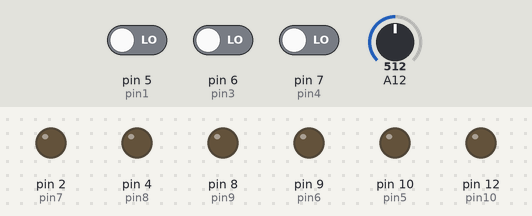
Recording of a sketch running on a simulated Arduino Mega 2560, built with avr-gcc and run on an emulated ATmega2560. Parts: output pins drawn as LEDs (lit = HIGH). Dashed ring = blinking. Inputs (shaded band) come from the test bench; at power-on: pin 5 (pin1) LOW, A12 = 512, pin 6 (pin3) LOW, pin 7 (pin4) LOW. Random numbers use the default seed unless the sketch sets one.

Above: at 1.2 s.
1.3 s: pin 5 (pin1) driven HIGH
At 2.6 s:
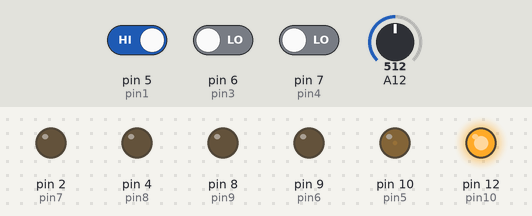
4.3 s: A12 set to 0
6.3 s: pin 6 (pin3) driven HIGH
At 8.1 s:
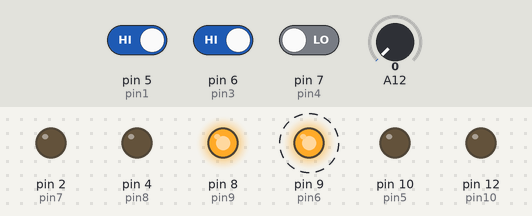
9.3 s: pin 6 (pin3) driven LOW
12.3 s: pin 7 (pin4) driven HIGH
At 15.7 s:
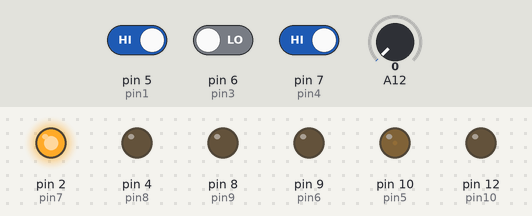
Timing chart, 0 to 19.3 s (numbered marks = the images above; inputs shaded):
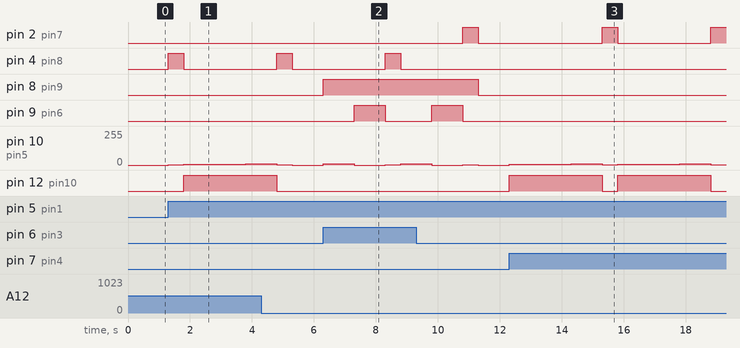

Measured:
- after the input at 1.3 s, pin 4 (pin8): LOW → HIGH at once, → LOW 0.50 s later; pin 10 (pin5): 0/255 → 2/255 at once, → 5/255 0.50 s later, → 7/255 1.0 s later, → 8/255 1.0 s later; pin 12 (pin10): LOW → HIGH after 0.50 s
- after the input at 6.3 s, pin 4 (pin8): LOW → HIGH after 2.0 s, → LOW 0.50 s later; pin 8 (pin9): LOW → HIGH at once; pin 9 (pin6): LOW → HIGH after 1.0 s, → LOW 1.0 s later; pin 10 (pin5): 0/255 → 9/255 at once, → 0/255 1.0 s later, → 2/255 1.0 s later, → 9/255 0.50 s later
- after the input at 12.3 s, pin 2 (pin7): LOW → HIGH after 3.0 s, → LOW 0.50 s later, → HIGH 3.0 s later; pin 10 (pin5): 0/255 → 5/255 at once, → 7/255 1.0 s later, → 8/255 1.0 s later, → 1/255 1.0 s later, … (8 changes in this stretch); pin 12 (pin10): alternates HIGH for 3.0 s and LOW for 0.50 s, starting at once

The sketch:

ece1895_p2.ino
```cpp
/** Team Upsilon
 * Aidan Becher
 * Anjali Angal
 * Beyl Sin
 */

// variable to check if game is active
bool isGame = false;
// variable for storing the number of points
bool correctCommand = false;
int points = 0;
// variable for keeping track of the time (in seconds)
int t0 = 0;
int timeLimit = 0;
// variable for keeping track of patty flip
bool isFlipped = false;
int prevState = 0;

// variables to hold the pins to be used for inputs/outputs
// arbitrary pin values are used
int pin1 = 5;
int pin2 = 28;
int pin3 = 6;
int pin4 = 7;
int pin5 = 10;
int pin6 = 9;

int pin7 = 2;
int pin8 = 4;
int pin9 = 8;
int pin10 = 12;

void setup() {
  // reading pin values
  pinMode(pin1, INPUT); // for checking if the start button is pressed
  pinMode(pin2, INPUT); // for patty flipping
  pinMode(pin3, INPUT); // for karate chopping
  pinMode(pin4, INPUT); // for jellyfish catching

  pinMode(pin7, OUTPUT);
  pinMode(pin8, OUTPUT);
  pinMode(pin9, OUTPUT);
  pinMode(pin10, OUTPUT);

  pinMode(pin5, OUTPUT); // analog output for speaker
  pinMode(pin6, OUTPUT); // for updating the hex display for points
}

void loop() {
  // check if the user started the game
  // digitalWrite(15, HIGH);
  // digitalWrite(8, HIGH);
  // return;
  if(digitalRead(pin1) == HIGH) {
    // indicate new game has started, reset points and time
    isGame = true;
    points = 0; // points accumulated
    timeLimit = 10 * 1000; // 10 seconds time limit
    digitalWrite(pin10, LOW);
    while(isGame) {
      // have Squidward play a random command
      int aCommand = randomCommand(); // TODO
      bool isCommand = true;
      correctCommand = false;
      digitalWrite(pin9, LOW);

      // check if command is played during time frame given
      // if done, grant a point and play clarinet sound
      // if not done, squidward says "time's up! you have xx points"
      // game ends, play patrick sound
      // set isGame to false if game ends
      t0 = millis();
      while(!correctCommand && isCommand) {
        isCommand = isDone(aCommand); // TODO
      }
      isGame = isCommand;
    }
  }
}

// function that makes Squidward play a random command
int randomCommand() {
  // returns a random value between 0 and 2
  // 0 = flip patty
  // 1 = karate chop
  // 2 = catch jellyfish
  int randomNumber = random(0, 2);
  switch(randomNumber) {
    case 0:
      // TODO make Squidward say "Spongebob, flip the patty!" - convert to analog output for speaker
      analogWrite(pin5, 1);
      digitalWrite(pin7, HIGH);
      break;
    case 1:
      // TODO make Squidward say "Sandy, karate chop the table!" - convert to analog output for speaker
      analogWrite(pin5, 2);
      digitalWrite(pin8, HIGH);
      break;
    case 2:
      // TODO make Squidward say "Patrick, catch the jellyfish!" - convert to analog output for speaker
      analogWrite(pin5, 3);
      digitalWrite(pin7, HIGH);
      digitalWrite(pin8, HIGH);
      break;
  }

  // reset output for speaker
  delay(500);
  analogWrite(pin5, 0);
  digitalWrite(pin7, LOW);
  digitalWrite(pin8, LOW);
  return randomNumber;
}

boolean checkPattyFlip() {
  if (prevState = 0) {
    prevState = analogRead(pin2);
    return false;
  }
  int currState = analogRead(pin2);
  bool checkPrevSide = (prevState < 512);
  bool checkCurrSide = (currState < 512);
  if (checkCurrSide != checkPrevSide) {
    prevState = currState;
    isFlipped = !isFlipped;
    return true;
  }
}

// isDone checks if the correct command is played
bool isDone(int aCommand) {
  // check to see if the time is <= 0
  int elapsedTime = millis() - t0;
  if (elapsedTime > timeLimit ) {
    // end game stuff, time's up version
    endGame(0);
    return false;
  }

  // read input pins
  bool checkSpongeBob = checkPattyFlip();
  bool checkSandy = (digitalRead(pin3) == HIGH);
  bool checkPatrick = (digitalRead(pin4) == HIGH);

  // check to see if the command is done
  switch(aCommand) {
    case 0:
      if(checkSandy || checkPatrick) {
        // end game stuff, wrong move version
        endGame(1);
        return false;
      }
      else if(checkSpongeBob) {
        // correct stuff
        isCorrect();
      }
      break;
    case 1:
      if(checkSpongeBob || checkPatrick) {
        // end game stuff, wrong move version
        endGame(1);
        return false;
      }
      else if(checkSandy) {
        // correct stuff
        isCorrect();
      }
      break;
    case 2:
      if(checkSpongeBob || checkSandy) {
        // end game stuff, wrong move version
        endGame(1);
        return false;
      }
      else if(checkPatrick) {
        // correct stuff
        isCorrect();
      }
      break;
  }
  return true;
}

// end game stuff
void endGame(int aNum) {
  digitalWrite(pin10, HIGH);
  if(aNum == 0) {
    // TODO make Squidward say "Time's up!" - convert to analog output for speaker
    analogWrite(pin5, 4);
    delay(1000);
    analogWrite(pin5, 0);
    badEnding();
  }
  else if(aNum == 1) {
    // TODO make Squidward say "Wrong move!" - convert to analog output for speaker
    analogWrite(pin5, 5);
    delay(1000);
    analogWrite(pin5, 0);
    badEnding();
  }
  else if(aNum == 2) {
    // TODO make Squidward say "You win!" - convert to analog output for speaker
    analogWrite(pin5, 6);
    delay(1000);
    analogWrite(pin5, 0);
    // TODO make Squidward say "You got " + points + "points." - convert to analog output for speaker
    analogWrite(pin5, 7);
    delay(1000);
    analogWrite(pin5, 0);
  }
}

void badEnding() {
  // TODO make Squidward say "You got " + points + "points." - convert to analog output for speaker
  analogWrite(pin5, 7);
  delay(1000);
  analogWrite(pin5, 0);
  // TODO make Patrick yell in frustration/"Boooo!" - convert to analog output for speaker
  analogWrite(pin5, 8);
  delay(1000);
  analogWrite(pin5, 0);
}

// correct stuff
void isCorrect() {
  // TODO make Squidward play clarinet - convert to analog output for speaker
  correctCommand = true;
  digitalWrite(pin9, HIGH);
  analogWrite(pin5, 9);
  delay(1000);
  analogWrite(pin5, 0);

  points += 1; // increment points
  isPoints(); // if game is still going, use the amount of points to determine new time limit
  // TODO update hex display
  digitalWrite(pin6, HIGH);
  delay(1000);
  digitalWrite(pin6, LOW);
}

// checks the amount of points and uses that to determine the time limit
void isPoints() {
  switch(points){
    case 99:
      endGame(2);
      break;
    case 19:
      timeLimit -=1;
      break;
    case 39:
      timeLimit -=1;
      break;
    case 59:
      timeLimit -=1;
      break;
    case 79:
      timeLimit -=1;
      break;
    case 89:
      timeLimit -=1;
      break;
  }
}
```
